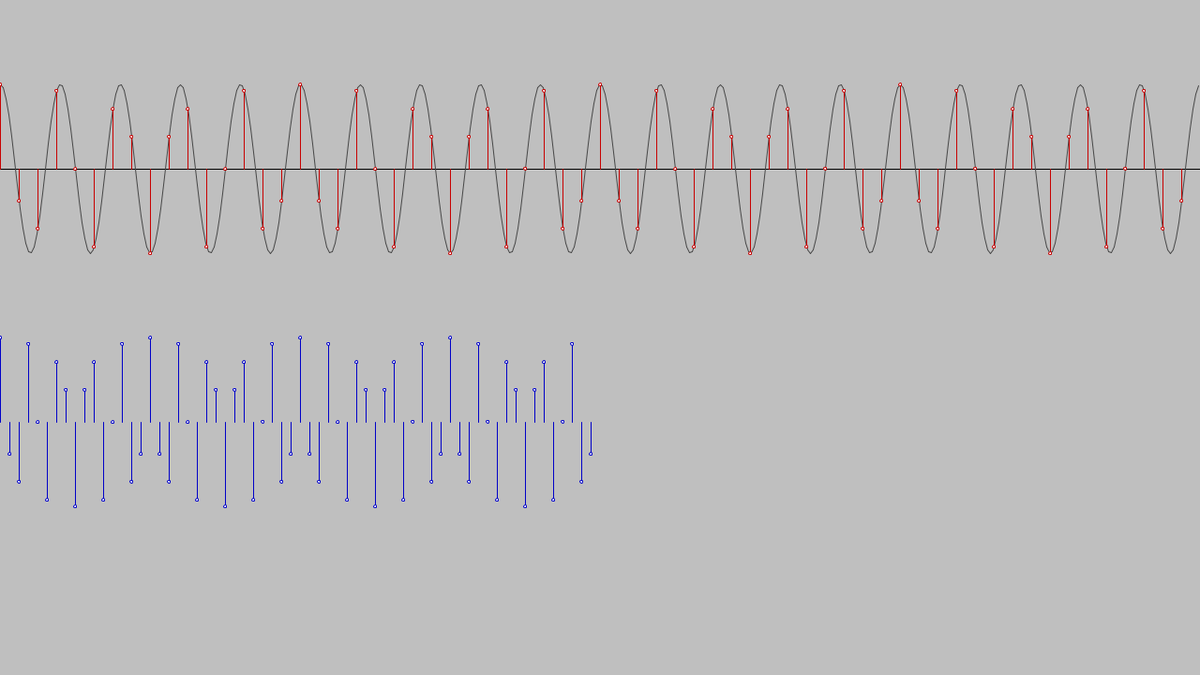
Frame 1 (no input)
Frame 60 (the mouse pressed at the canvas centre just before this capture): identical to frame 1, image omitted
Frame 120 (the mouse held since frame 60 and released just before this capture): identical to frame 1, image omitted

The Processing sketch that drew this single still picture (run headless with seeded random() and noise(); from frame 60 on, the mouse is pressed at the canvas centre):

// Processing sketch: dsp_sampling
// ── dsp_sampling.pde

float signalPer;
float samplePer2;
float samplePer = 20;
float dp = 0.5;


void setup(){
  size(1280, 720);
  frameRate(20);
  background(191);
  
  signalPer = width / 20.0;
  
  drawAxes();
  drawFunc();
  
  float[] samps = sampleFunc(20);
  drawSamples(samps, 20);
  
}


void draw(){
  //background(51);
  
  
}

void keyPressed(){
  if(key == 'w'){
    samplePer+=dp;
  }
  if(key == 's'){
    samplePer-=dp;
  }
  
  if(samplePer <= 2){
    samplePer = 2;
  }
  if(samplePer >= 300){
    samplePer = 300;
  }
  
  samplePer2 = signalPer - samplePer;
  
  background(191);
  drawAxes();
  drawFunc();
  
  float[] samps = sampleFunc(samplePer);
  drawSamples(samps, samplePer);
  samps = sampleFunc(samplePer2);
  drawSamples2(samps, samplePer2);
  println(samplePer, samplePer / signalPer);
}
// ── funcs.pde

float func(float t) {
  float amplitidi = 0.5*height/4;
  return amplitidi*cos(TWO_PI * t / signalPer);
}

void drawAxes() {

  stroke(0);
  line(0, height/4, width, height/4);
}

void drawFunc() {

  stroke(71);
  int dx = 3;
  for (int i = 0; i < width/dx; i++) {
    line(dx*i, height/4 - func(dx*i), dx*(i+1), height/4 - func(dx*(i+1)));
  }
}

float[] sampleFunc(float samplePeriod){
  int numSamples = int(width / samplePeriod);
  float[] samples = new float[numSamples]; 
  for(int i = 0; i < numSamples; i++){
    samples[i] = func(i*samplePeriod);
  }
  return samples;
}

void drawSamples(float[] samples, float samplePeriod){
  
  int a = samples.length;
  stroke(200, 0, 0, 255);
  for(int i = 0; i < a; i++){
    line(i*samplePeriod, height/4, i*samplePeriod, height/4 - samples[i]);
    ellipse(i*samplePeriod, height/4 - samples[i], 3,3);
  }
  
  int b = 10;
  stroke(0, 0, 200, 255);
  for(int i = 0; i < a; i++){
    line(i*b, 5*height/8, i*b, 5*height/8 - samples[i]);
    ellipse(i*b, 5*height/8 - samples[i], 3,3);
  }
  
}

void drawSamples2(float[] samples, float samplePeriod){
  
  int a = samples.length;
  stroke(0, 200, 0, 255);
  for(int i = 0; i < a; i++){
    line(i*samplePeriod, height/4, i*samplePeriod, height/4 - samples[i]);
    ellipse(i*samplePeriod, height/4 - samples[i], 3,3);
  }
  
  int b = 10;
  stroke(0, 200, 0, 255);
  for(int i = 0; i < a; i++){
    line(i*b, 7*height/8, i*b, 7*height/8 - samples[i]);
    ellipse(i*b, 7*height/8 - samples[i], 3,3);
  }
  
}
